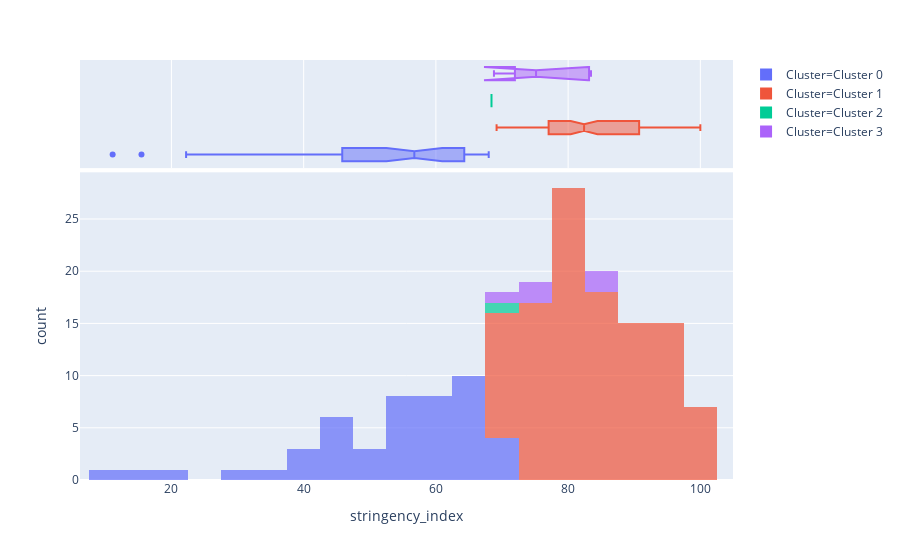

Here is the notebook cell this chart was saved with:
### Code cell
# cluster 1 countries have high stringency_index
plot_model(kmeans, plot = 'distribution', feature = 'stringency_index')

### Figure 1 — Plotly figure (JSON) as saved in the notebook; plotly's stock layout.template omitted (floating-point values rounded to 4 significant figures; data arrays with more than 128 entries replaced by an {"elided": "..."} marker saying what was removed)
{"data": [{"alignmentgroup": "True", "bingroup": "x", "hoverlabel": {"namelength": 0}, "hovertemplate": "Cluster=Cluster 0<br>stringency_index=%{x}<br>count=%{y}", "legendgroup": "Cluster=Cluster 0", "marker": {"color": "#636efa", "opacity": 0.7}, "name": "Cluster=Cluster 0", "offsetgroup": "Cluster=Cluster 0", "orientation": "v", "showlegend": true, "type": "histogram", "x": [47.23, 56.22, 41.54, 65.74, 50.41, 56.61, 66.53, 66.53, 43.66, 67.85, 38.49, 43.51, 59.53, 56.74, 11.11, 33.33, 48.15, 61.24, 56.34, 65.73, 66.14, 64.43, 59.26, 56.34, 59.39, 62.7, 39.02, 65.87, 63.89, 54.23, 61.25, 50.4, 22.22, 45.37, 62.04, 29.36, 15.47, 59.65, 43.79, 47.35, 53.83, 58.07, 67.74, 56.87, 67.85, 67.99, 64.44], "xaxis": "x", "yaxis": "y"}, {"alignmentgroup": "True", "customdata": {"elided": "47x5 mixed values"}, "hoverlabel": {"namelength": 0}, "hovertemplate": "Cluster=%{customdata[4]}<br>stringency_index=%{customdata[1]}<br>country_name=%{customdata[0]}<br>confirmed_cases=%{customdata[2]}<br>deaths=%{customdata[3]}", "legendgroup": "Cluster=Cluster 0", "marker": {"color": "#636efa"}, "name": "Cluster=Cluster 0", "notched": true, "offsetgroup": "Cluster=Cluster 0", "showlegend": false, "type": "box", "x": [47.23, 56.22, 41.54, 65.74, 50.41, 56.61, 66.53, 66.53, 43.66, 67.85, 38.49, 43.51, 59.53, 56.74, 11.11, 33.33, 48.15, 61.24, 56.34, 65.73, 66.14, 64.43, 59.26, 56.34, 59.39, 62.7, 39.02, 65.87, 63.89, 54.23, 61.25, 50.4, 22.22, 45.37, 62.04, 29.36, 15.47, 59.65, 43.79, 47.35, 53.83, 58.07, 67.74, 56.87, 67.85, 67.99, 64.44], "xaxis": "x2", "yaxis": "y2"}, {"alignmentgroup": "True", "bingroup": "x", "hoverlabel": {"namelength": 0}, "hovertemplate": "Cluster=Cluster 1<br>stringency_index=%{x}<br>count=%{y}", "legendgroup": "Cluster=Cluster 1", "marker": {"color": "#EF553B", "opacity": 0.7}, "name": "Cluster=Cluster 1", "offsetgroup": "Cluster=Cluster 1", "orientation": "v", "showlegend": true, "type": "histogram", "x": [97.35, 71.71, 88.75, 82.27, 75.52, 80.82, 74.99, 91.4, 90.74, 77.64, 82.41, 72.48, 78.3, 79.24, 76.33, 80.43, 71.42, 86.38, 97.35, 96.03, 76.71, 88.09, 81.61, 82.02, 74.2, 84.78, 93.38, 82.27, 96.83, 77.12, 78.31, 94.18, 79.37, 76.07, 69.71, 76.19, 85.85, 80.95, 100, 69.18, 98.02, 69.97, 97.35, 86.77, 86.24, 84.12, 86.24, 78.96, 71.16, 87.83, 70.91, 100, 97.35, 80.95, 74.34, 84.78, 94.18, 86.24, 88.75, 82.42, 98.02, 100, 71.44, 85.19, 94.18, 70.25, 78.83, 71.55, 78.05, 71.42, 80.15, 87.04, 81.22, 91.93, 75.26, 91.54, 77.78, 88.36, 81.61, 80.04, 82.93, 80.42, 74.2, 92.06, 89.94, 80.42, 87.96, 93.38, 80.56, 86.38, 84.26, 94.71, 100, 85.18, 87.84, 73.81, 76.98, 94.58, 90.74, 76.19, 78.85, 100, 72.87, 84.92, 85.45, 97.35, 90.74, 80.95, 76.59, 76.71, 95.24, 85.19], "xaxis": "x", "yaxis": "y"}, {"alignmentgroup": "True", "customdata": {"elided": "112x5 mixed values"}, "hoverlabel": {"namelength": 0}, "hovertemplate": "Cluster=%{customdata[4]}<br>stringency_index=%{customdata[1]}<br>country_name=%{customdata[0]}<br>confirmed_cases=%{customdata[2]}<br>deaths=%{customdata[3]}", "legendgroup": "Cluster=Cluster 1", "marker": {"color": "#EF553B"}, "name": "Cluster=Cluster 1", "notched": true, "offsetgroup": "Cluster=Cluster 1", "showlegend": false, "type": "box", "x": [97.35, 71.71, 88.75, 82.27, 75.52, 80.82, 74.99, 91.4, 90.74, 77.64, 82.41, 72.48, 78.3, 79.24, 76.33, 80.43, 71.42, 86.38, 97.35, 96.03, 76.71, 88.09, 81.61, 82.02, 74.2, 84.78, 93.38, 82.27, 96.83, 77.12, 78.31, 94.18, 79.37, 76.07, 69.71, 76.19, 85.85, 80.95, 100, 69.18, 98.02, 69.97, 97.35, 86.77, 86.24, 84.12, 86.24, 78.96, 71.16, 87.83, 70.91, 100, 97.35, 80.95, 74.34, 84.78, 94.18, 86.24, 88.75, 82.42, 98.02, 100, 71.44, 85.19, 94.18, 70.25, 78.83, 71.55, 78.05, 71.42, 80.15, 87.04, 81.22, 91.93, 75.26, 91.54, 77.78, 88.36, 81.61, 80.04, 82.93, 80.42, 74.2, 92.06, 89.94, 80.42, 87.96, 93.38, 80.56, 86.38, 84.26, 94.71, 100, 85.18, 87.84, 73.81, 76.98, 94.58, 90.74, 76.19, 78.85, 100, 72.87, 84.92, 85.45, 97.35, 90.74, 80.95, 76.59, 76.71, 95.24, 85.19], "xaxis": "x2", "yaxis": "y2"}, {"alignmentgroup": "True", "bingroup": "x", "hoverlabel": {"namelength": 0}, "hovertemplate": "Cluster=Cluster 2<br>stringency_index=%{x}<br>count=%{y}", "legendgroup": "Cluster=Cluster 2", "marker": {"color": "#00cc96", "opacity": 0.7}, "name": "Cluster=Cluster 2", "offsetgroup": "Cluster=Cluster 2", "orientation": "v", "showlegend": true, "type": "histogram", "x": [68.41], "xaxis": "x", "yaxis": "y"}, {"alignmentgroup": "True", "customdata": [["United States", 68.41, 1528568, 91921, "Cluster 2"]], "hoverlabel": {"namelength": 0}, "hovertemplate": "Cluster=%{customdata[4]}<br>stringency_index=%{customdata[1]}<br>country_name=%{customdata[0]}<br>confirmed_cases=%{customdata[2]}<br>deaths=%{customdata[3]}", "legendgroup": "Cluster=Cluster 2", "marker": {"color": "#00cc96"}, "name": "Cluster=Cluster 2", "notched": true, "offsetgroup": "Cluster=Cluster 2", "showlegend": false, "type": "box", "x": [68.41], "xaxis": "x2", "yaxis": "y2"}, {"alignmentgroup": "True", "bingroup": "x", "hoverlabel": {"namelength": 0}, "hovertemplate": "Cluster=Cluster 3<br>stringency_index=%{x}<br>count=%{y}", "legendgroup": "Cluster=Cluster 3", "marker": {"color": "#ab63fa", "opacity": 0.7}, "name": "Cluster=Cluster 3", "offsetgroup": "Cluster=Cluster 3", "orientation": "v", "showlegend": true, "type": "histogram", "x": [75.15, 73.01, 83.07, 83.46, 68.78], "xaxis": "x", "yaxis": "y"}, {"alignmentgroup": "True", "customdata": [["Brazil", 75.15, 271628, 17971, "Cluster 3"], ["United Kingdom", 73.01, 248818, 35341, "Cluster 3"], ["Spain", 83.07, 232555, 27888, "Cluster 3"], ["France", 83.46, 143427, 28022, "Cluster 3"], ["Italy", 68.78, 226699, 32169, "Cluster 3"]], "hoverlabel": {"namelength": 0}, "hovertemplate": "Cluster=%{customdata[4]}<br>stringency_index=%{customdata[1]}<br>country_name=%{customdata[0]}<br>confirmed_cases=%{customdata[2]}<br>deaths=%{customdata[3]}", "legendgroup": "Cluster=Cluster 3", "marker": {"color": "#ab63fa"}, "name": "Cluster=Cluster 3", "notched": true, "offsetgroup": "Cluster=Cluster 3", "showlegend": false, "type": "box", "x": [75.15, 73.01, 83.07, 83.46, 68.78], "xaxis": "x2", "yaxis": "y2"}], "layout": {"barmode": "relative", "legend": {"tracegroupgap": 0}, "margin": {"t": 60}, "xaxis": {"anchor": "y", "domain": [0, 1], "title": {"text": "stringency_index"}}, "xaxis2": {"anchor": "y2", "domain": [0, 1], "matches": "x", "showgrid": true, "showticklabels": false}, "yaxis": {"anchor": "x", "domain": [0, 0.7326], "title": {"text": "count"}}, "yaxis2": {"anchor": "x2", "domain": [0.7426, 1], "matches": "y2", "showgrid": false, "showline": false, "showticklabels": false, "ticks": ""}}}
